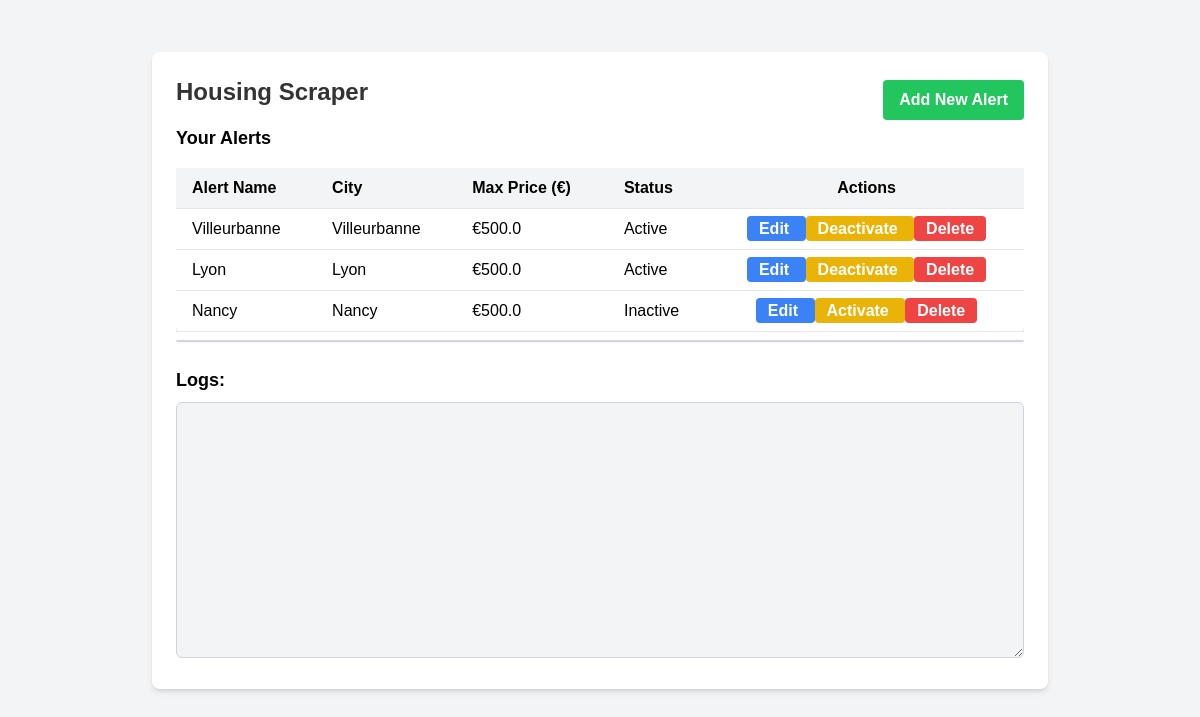
The page / on the database its author committed.
### models.py (models this page shows, shortened)
class Alert(db.Model):
    __tablename__ = 'alerts'
    id = db.Column(db.Integer, primary_key=True)
    name = db.Column(db.String(100), nullable=False)  # New name attribute
    city = db.Column(db.String(100), nullable=False)   # Keeping city as it is
    price = db.Column(db.Float, nullable=False)
    emails = db.Column(db.Text, nullable=False)  # Store emails as a comma-separated string
    bounds = db.Column(db.String(255), nullable=True)  # New bounds attribute
    status = db.Column(db.Boolean, default=True)  # Active (True) or Inactive (False)
    interval = db.Column(db.Integer, default=300)  # Refresh duration in seconds
    created_at = db.Column(db.DateTime, default=datetime.utcnow)
    updated_at = db.Column(db.DateTime, default=datetime.utcnow, onupdate=datetime.utcnow)

### app.py (the view)
@app.route('/')
def index():
    meta = get_meta_data()
    alerts = Alert.query.all()
    return render_template('index.html', alerts=alerts, meta=meta)

### app.py (called while the page is built)
def get_meta_data():
    with open('static/meta.json') as meta_file:
        return json.load(meta_file)

### templates/index.html
{% extends "base.html" %}
{% block content %}
    <div class="flex justify-between items-center">
        <h1 class="text-2xl font-bold mb-4">Housing Scraper</h1>
        <a href="{{ url_for('create_alert') }}" class="bg-green-500 hover:bg-green-700 text-white font-bold py-2 px-4 rounded">
            Add New Alert
        </a>
    </div>
    {% if alerts %}
        <h2 class="text-lg font-semibold mb-4">Your Alerts</h2>
        <div class="overflow-x-auto">
            <table class="min-w-full bg-white rounded-md shadow-md">
                <thead class="bg-gray-100">
                    <tr>
                        <th class="py-2 px-4 border-b text-left">Alert Name</th>
                        <th class="py-2 px-4 border-b text-left">City</th>
                        <th class="py-2 px-4 border-b text-left">Max Price (€)</th>
                        <th class="py-2 px-4 border-b text-left">Status</th>
                        <th class="py-2 px-4 border-b text-center">Actions</th>
                    </tr>
                </thead>
                <tbody>
                    {% for alert in alerts %}
                        <tr class="hover:bg-gray-50">
                            <td class="py-2 px-4 border-b">{{ alert.name }}</td>
                            <td class="py-2 px-4 border-b">{{ alert.city }}</td>
                            <td class="py-2 px-4 border-b">€{{ alert.price }}</td>
                            <td class="py-2 px-4 border-b">
                                {{ 'Active' if alert.status else 'Inactive' }}
                            </td>
                            <td class="py-2 px-4 border-b text-center">
                                <a href="{{ url_for('edit_alert', alert_id=alert.id) }}"
                                   class="bg-blue-500 hover:bg-blue-700 text-white font-bold py-1 px-3 rounded">
                                    Edit
                                </a>
                                <a href="{{ url_for('toggle_alert_status', alert_id=alert.id) }}"
                                   class="bg-yellow-500 hover:bg-yellow-700 text-white font-bold py-1 px-3 rounded">
                                    {{ 'Deactivate' if alert.status else 'Activate' }}
                                </a>
                                <a href="{{ url_for('delete_alert', alert_id=alert.id) }}"
                                   class="bg-red-500 hover:bg-red-700 text-white font-bold py-1 px-3 rounded"
                                   onclick="return confirm('Are you sure you want to delete this alert?');">
                                    Delete
                                </a>
                            </td>
                        </tr>
                    {% endfor %}
                </tbody>
            </table>
        </div>
    {% else %}
        <p class="text-gray-700 mb-4">No alerts created yet. <a href="{{ url_for('create_alert') }}" class="text-blue-500">Create an alert</a>.</p>
    {% endif %}
    <ul id="suggestions" class="mt-2 border border-gray-300 bg-white rounded-md shadow-sm"></ul>
    <h2 class="text-lg font-semibold mt-6">Logs:</h2>
    <textarea id="logBox" class="mt-2 w-full h-64 bg-gray-100 p-3 border border-gray-300 rounded-md" readonly></textarea>
{% endblock %}

### static/styles.css (style rules this page uses)
body { font-family: Arial, sans-serif; margin: 20px; }
h1 { color: #333; }

### rows shown on the page
Alert: name "Villeurbanne", city "Villeurbanne", price "500.0", status "Active", status "Deactivate"
Alert: name "Lyon", city "Lyon", price "500.0", status "Active", status "Deactivate"
Alert: name "Nancy", city "Nancy", price "500.0", status "Inactive", status "Activate"
